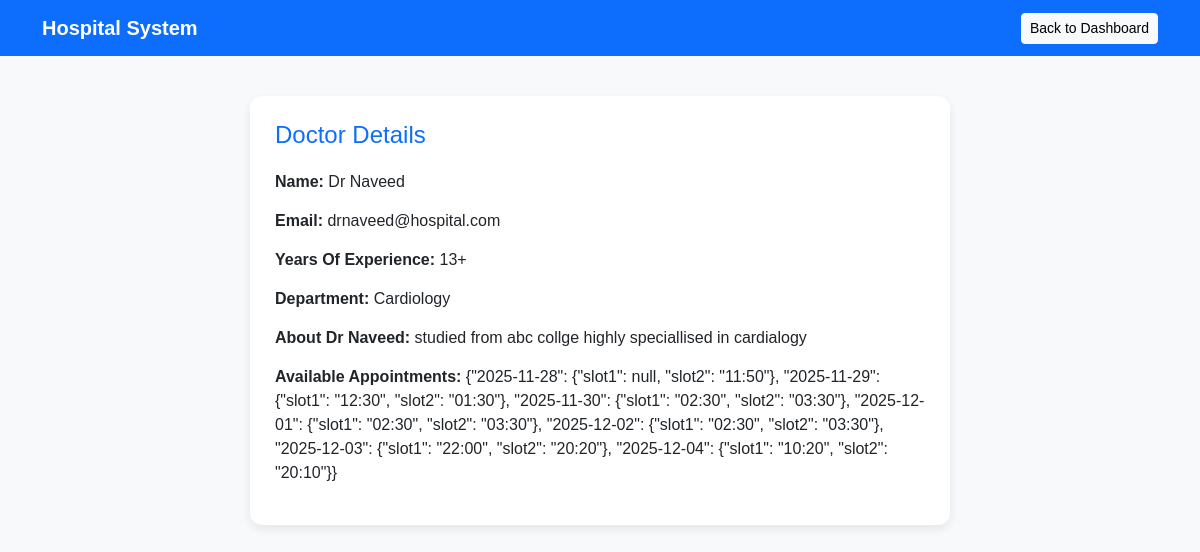
The app's page /patient/doctor/1 (signed in), older data.
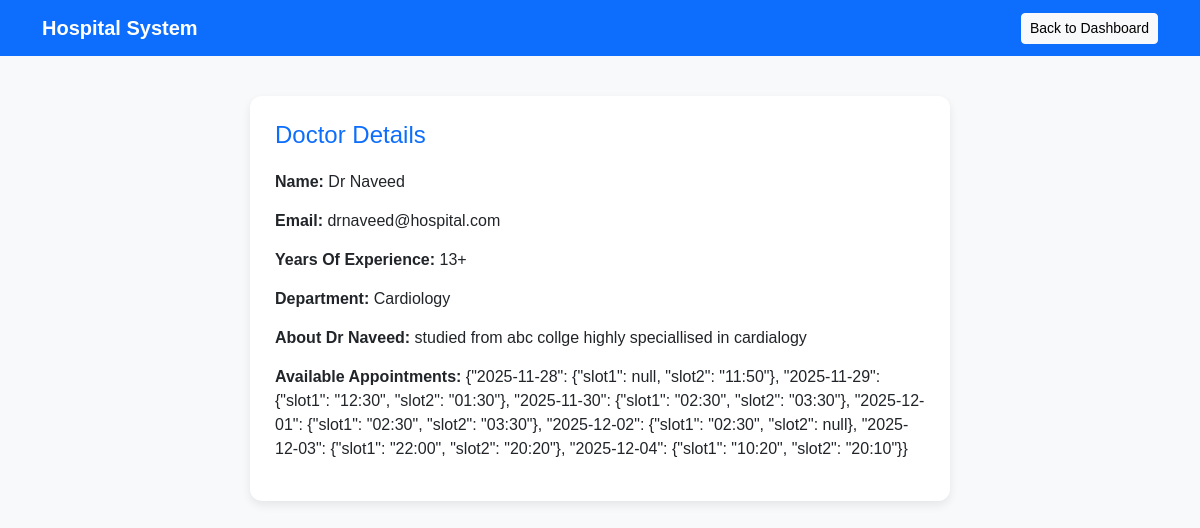
The same page, newer data.
### application/models.py (models this page shows)
class Doctor(db.Model):
    id = db.Column(db.Integer, primary_key=True)
    name = db.Column(db.String(100), nullable=False)
    email = db.Column(db.String(100), unique=True)
    phone = db.Column(db.String(20), nullable=False)
    experience = db.Column(db.Integer)
    details = db.Column(db.Text)
    available_slots = db.Column(db.Text)  # Could store JSON string for slots
    department_id = db.Column(db.Integer, db.ForeignKey('department.id'))
    department = db.relationship('Department', backref='doctors')

### application/controllers.py (the view)
    @app.route('/patient/doctor/<int:doctor_id>')
    def patient_doctor_details(doctor_id):
        if 'role' not in session or session['role'] != 'patient':
            flash("Access denied!", "danger")
            return redirect(url_for('login'))
        doctor = Doctor.query.get_or_404(doctor_id)
        return render_template('doctor_detail.html', doctor=doctor)

### templates/doctor_detail.html (shortened to what this page needs)
<!DOCTYPE html>
<html lang="en">
<head>
    <link href="https://cdn.jsdelivr.net/npm/bootstrap@5.3.0/dist/css/bootstrap.min.css" rel="stylesheet">
</head>
<body>
<nav class="navbar navbar-expand-lg">
    <div class="container">
        <a class="navbar-brand" href="#">Hospital System</a>
        <div class="ms-auto">
            <a href="/admin/dashboard" class="btn btn-light btn-sm">Back to Dashboard</a>
        </div>
    </div>
</nav>
<div class="details-card">
    <h4>Doctor Details</h4>
    <div class="details-row">
        <span class="details-label">Name:</span> {{ doctor.name }}
    </div>
    <div class="details-row">
        <span class="details-label">Email:</span> {{ doctor.email }}
    </div>
    <div class="details-row">
        <span class="details-label">Years Of Experience:</span> {{ doctor.experience }}+
    </div>
    <div class="details-row">
        <span class="details-label">Department:</span> {{ doctor.department.name }}
    </div>
    <div class="details-row">
        <span class="details-label">About {{ doctor.name}}:</span> {{ doctor.details }}
    </div>
    <div class="details-row">
        <span class="details-label">Available Appointments:</span> {{ doctor.available_slots }}
    </div>
</div>
</body>
</html>

Row changes from the older to the newer data that the page shows:
changed Doctor "Dr Naveed": available_slots "…\"2025-12-02\": {\"slot1\": \"02:30\", \"slot2\": \"03:30\"}, \"2025-12-03\": {\"slot1\": \"22:00\", \"slot2\":…" → "…\"2025-12-02\": {\"slot1\": \"02:30\", \"slot2\": null}, \"2025-12-03\": {\"slot1\": \"22:00\", \"slot2\":…"
